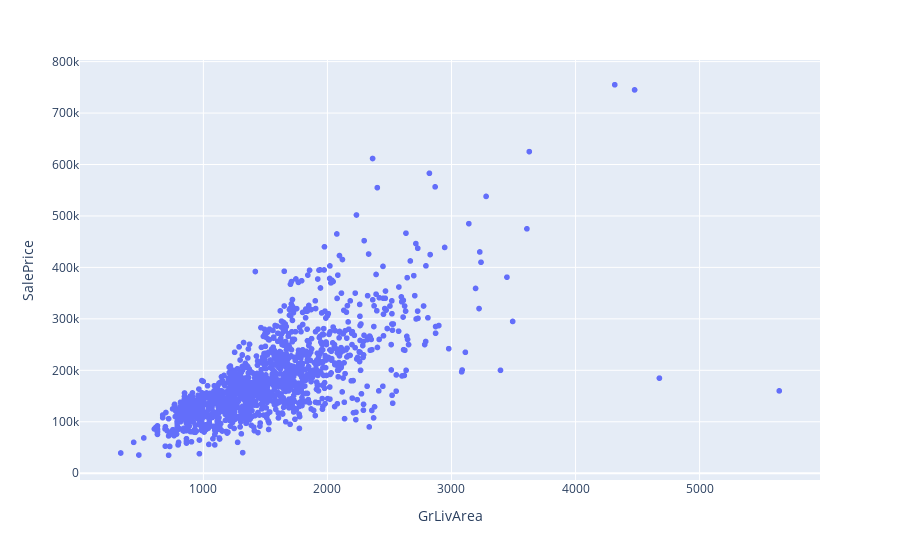

Write notebook code for a chart like this one.
### Code cell
data = pd.concat([train_df['SalePrice'], train_df['GrLivArea']], axis=1)
fig = px.scatter(data, x='GrLivArea', y='SalePrice')
fig.show()

### Figure 1 — Plotly figure (JSON) as saved in the notebook; plotly's stock layout.template omitted (floating-point values rounded to 4 significant figures; data arrays with more than 128 entries replaced by an {"elided": "..."} marker saying what was removed)
{"data": [{"hovertemplate": "GrLivArea=%{x}<br>SalePrice=%{y}<extra></extra>", "legendgroup": "", "marker": {"color": "#636efa", "symbol": "circle"}, "mode": "markers", "name": "", "showlegend": false, "type": "scattergl", "x": {"elided": "1460 int values"}, "xaxis": "x", "y": {"elided": "1460 int values"}, "yaxis": "y"}], "layout": {"legend": {"tracegroupgap": 0}, "margin": {"t": 60}, "xaxis": {"anchor": "y", "domain": [0, 1], "title": {"text": "GrLivArea"}}, "yaxis": {"anchor": "x", "domain": [0, 1], "title": {"text": "SalePrice"}}}}
